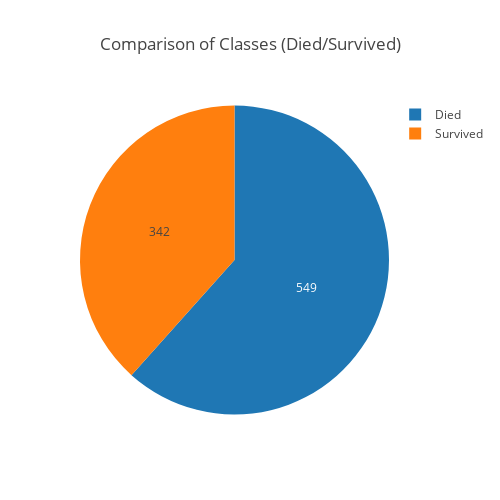

Notebook cell for this chart:
### Code cell
targetClass = trainData.Survived.value_counts().values.tolist()
data = [go.Pie(labels=['Died','Survived'], values=targetClass,
              hoverinfo='label+percent', textinfo='value')]
layout = dict(
        title = "Comparison of Classes (Died/Survived)",
        autosize=False,
        width=500,
        height=500
    )

fig = dict(data=data, layout=layout)
iplot(fig)

### Figure 1 — Plotly figure (JSON) as saved in the notebook; plotly's stock layout.template omitted (floating-point values rounded to 4 significant figures)
{"data": [{"hoverinfo": "label+percent", "labels": ["Died", "Survived"], "textinfo": "value", "type": "pie", "uid": "394c5190-aaa0-4906-bebe-02e555fd5161", "values": [549, 342]}], "layout": {"autosize": false, "height": 500, "title": "Comparison of Classes (Died/Survived)", "width": 500}}
